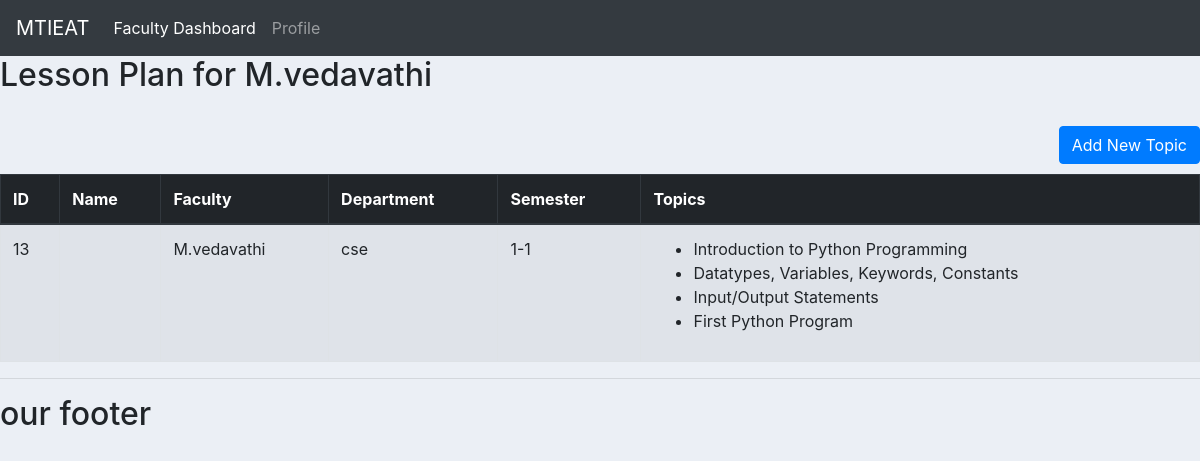
Page /report/faculty-lesson-plans/veda12m@gmail.com/ on the committed database.
### report/models.py (models this page shows, shortened)
class UserModel(models.Model):
    uname=models.CharField(default='xyz',max_length=100)
    email = models.EmailField(primary_key=True)
    password = models.CharField(max_length=25)
    user_type = models.CharField(max_length=20, choices=[
        ('admin', 'Admin'), ('faculty', 'Faculty')
    ])
    contact = models.CharField(max_length=20)
    dept = models.CharField(max_length=20, choices=[
        ('civil', 'Civil'), ('mech', 'Mechanical'), ('eee', 'EEE'),
        ('ece', 'ECE'), ('cse', 'CSE'), ('ai_ds', 'AI&DS'),
        ('ds', 'DS'), ('crt', 'CRT'), ('hns', 'H&S')
    ])

class LessonPlan(models.Model):
    id = models.AutoField(primary_key=True)
    name = models.CharField(max_length=255)
    faculty = models.ForeignKey(UserModel, related_name='courses',on_delete=models.DO_NOTHING,null=True,blank=True)
    dept = models.CharField(max_length=20, choices=[
        ('civil', 'Civil'), ('mech', 'Mechanical'), ('eee', 'EEE'),
        ('ece', 'ECE'), ('cse', 'CSE'), ('ai_ds', 'AI&DS'),
        ('ds', 'DS'), ('crt', 'CRT'), ('hns', 'H&S')
    ])
    sem = models.CharField(max_length=20, choices=[
        ('1-1', 'I-I'), ('1-2', 'I-II'), ('2-1', 'II-I'),
        ('2-2', 'II-II'), ('3-1', 'III-I'), ('3-2', 'III-II'),
        ('4-1', 'IV-I'), ('4-2', 'IV-II')
    ])
    topic_ids = models.ManyToManyField(Topic, related_name='courses')
    def __str__(self):
        return self.sem+"_"+self.name

class Topic(models.Model):
    topic_id = models.AutoField(primary_key=True)
    topic_name = models.CharField(max_length=100)
    faculty = models.ForeignKey(UserModel,on_delete=models.DO_NOTHING,null=True,blank=True)
    dept = models.CharField(max_length=20, choices=[
        ('civil', 'Civil'), ('mech', 'Mechanical'), ('eee', 'EEE'),
        ('ece', 'ECE'), ('cse', 'CSE'), ('ai_ds', 'AI&DS'),
        ('ds', 'DS'), ('crt', 'CRT'), ('hns', 'H&S')
    ])
    sem = models.CharField(max_length=20, choices=[
        ('1-1', 'I-I'), ('1-2', 'I-II'), ('2-1', 'II-I'),
        ('2-2', 'II-II'), ('3-1', 'III-I'), ('3-2', 'III-II'),
        ('4-1', 'IV-I'), ('4-2', 'IV-II')
    ])
    target_date = models.DateField(null=True, blank=True)
    status = models.CharField(max_length=10, choices=[('co', 'CO'), ('ns', 'NS')], default='ns')
    remarks = models.TextField(null=True, blank=True)

### report/views.py (the view)
# urls.py: path('faculty-lesson-plans/<str:user_email>/', views.faculty_lesson_plans, name='lsp-faculty-view'),
def faculty_lesson_plans(request, user_email):
    faculty = get_object_or_404(UserModel, email=user_email)
    lesson_plans = LessonPlan.objects.filter(faculty=faculty)
    print(lesson_plans)
    lesson_plans_data = []
    for lesson_plan in lesson_plans:
        topics_for_lesson_plan = lesson_plan.topic_ids.all()
        lesson_plan_data = {
            'id': lesson_plan.id,
            'name': lesson_plan.name,
            'faculty': lesson_plan.faculty.uname,
            'dept': lesson_plan.dept,
            'sem': lesson_plan.sem,
            'topics': [{'topic_name': topic.topic_name} for topic in topics_for_lesson_plan],
        }
        lesson_plans_data.append(lesson_plan_data)
    lesson_plan_form = LessonPlanForm()
    context = {
        'email':user_email,
        'faculty': faculty,
        'lesson_plans_data': lesson_plans_data,
        'lesson_plan_form': lesson_plan_form,
    }
    return render(request, 'report/faculty_lsp_view.html', context)

### report/templates/report/faculty_lsp_view.html (shortened to what this page needs)
{% extends 'report/main.html' %}
{% block content %}
{% include 'report/navbar.html' %}
<h2>Lesson Plan for {{ faculty.uname }}</h2>
<br>
  <button id="addTopicButton" class="btn btn-primary float-right">Add New Topic</button>
<br><br>
  {% if lesson_plans_data %}
  <table class="table table-bordered table-striped">
      <thead class="thead-dark">
          <tr>
              <th>ID</th>
              <th>Name</th>
              <th>Faculty</th>
              <th>Department</th>
              <th>Semester</th>
              <th>Topics</th>
          </tr>
      </thead>
      <tbody>
          {% for lesson_plan_data in lesson_plans_data %}
              <tr>
                  <td>{{ lesson_plan_data.id }}</td>
                  <td>{{ lesson_plan_data.name }}</td>
                  <td>{{ lesson_plan_data.faculty }}</td>
                  <td>{{ lesson_plan_data.dept }}</td>
                  <td>{{ lesson_plan_data.sem }}</td>
                  <td>
                      <ul>
                          {% for topic in lesson_plan_data.topics %}
                              <li>{{ topic.topic_name }}</li>
                          {% endfor %}
                      </ul>
                  </td>
              </tr>
          {% endfor %}
      </tbody>
  </table>
{% else %}
  <p class="alert alert-info">No lesson plans found for {{ faculty.uname }}</p>
{% endif %}
{% endblock %}

### report/static/css/main.css (style rules this page uses)
body { background-color: #ebeff5; }

### rows in the picture
UserModel: uname "M.vedavathi", faculty "M.vedavathi"
LessonPlan: dept "cse", sem "1-1"
Topic: topic_name "Introduction to Python Programming"
Topic: topic_name "Datatypes, Variables, Keywords, Constants"
Topic: topic_name "Input/Output Statements"
Topic: topic_name "First Python Program"

### other values in the picture
{{ lesson_plan_data.id }} "13"
